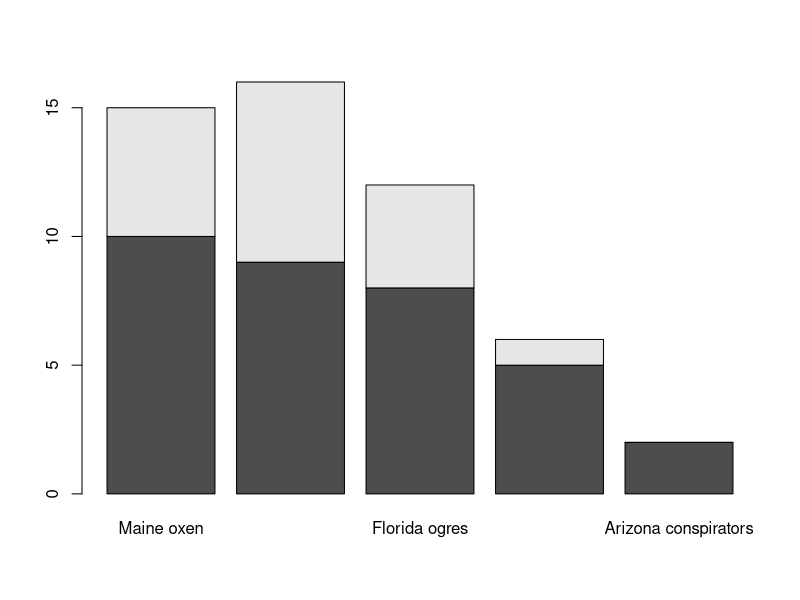

This figure's R source:
team <- c('Maine oxen', 'South Carolina penguins', 'Florida ogres', 'West Virginia chimeras', 'Arizona conspirators')
home_wins <- c(10, 9, 8, 5, 2)
away_wins <- c(5, 7, 4, 1, 0)

league <- data.frame(team, home_wins, away_wins)

print(league)

wins <- league[c('home_wins', 'away_wins')]

print(wins)

data <- t(as.matrix(wins))

print(data)

pdf('league.pdf', paper = 'a4r')
barplot(data, names.arg = league$team)
dev.off()
